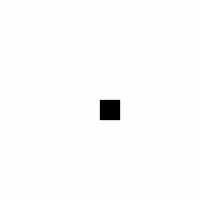
Frame 1 (no input)
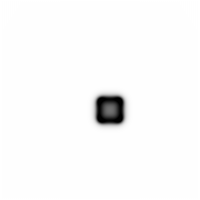
Frame 60 (no input)
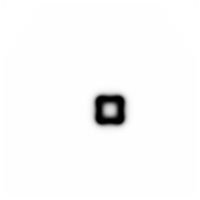
Frame 120 (the mouse pressed at the canvas centre since frame 60)

The p5.js sketch that drew these frames (run headless with seeded random() and noise() and a simulated clock; from frame 60 on, the mouse is pressed at the canvas centre):

// p5.js sketch
// ── sketch.js
/**
 * sketch.js
 *
 * p5.js 레퍼런스: http://p5js.org/reference
 * 웹기술 레퍼런스: http://developer.mozilla.org
 *
 * @author : https://github.com/Mosframe
 */


// -----------------------------------------------------------------
// 변수, 오브젝트 정의
// -----------------------------------------------------------------
var thisCanvas;
var widthSlider;
var heightSlider;

var grid;
var next;

var dA      = 1;
var dB      = 0.5;
var feed    = 0.055;
var k       = 0.062;

var changing = true;

// -----------------------------------------------------------------
// p5.js 함수들
// -----------------------------------------------------------------

function preload () {

    createElement('h1','Reaction Diffusion : 반응확산 알고리즘');
    createA('http://www.karlsims.com/rd.html','Reaction-Diffusion Tutorial');
    createDiv('기본 프레임워크 구현');
    createSpan('width:');
    widthSlider = createSlider(100,1000,200,10).changed( ()=>{
        createGrid();
    });
    createSpan('height:');
    heightSlider = createSlider(100,1000,200,10).changed( ()=>{
        createGrid();
    });

    createDiv('');
}

function setup () {

    createGrid();
}

function draw () {

    if( changing ) return;

    background(51);

    for( var x=1; x<width-1; ++x ) {
        for( var y=1; y<height-1; ++y ) {
            var a = grid[x][y].a;
            var b = grid[x][y].b;
            next[x][y].a = a
                         + (dA * laplaceA(x,y))
                         - (a * b * b)
                         + (feed * ( 1 - a ));
            next[x][y].b = b
                         + (dB * laplaceB(x,y))
                         + (a * b * b)
                         - ((k + feed) * b);

            next[x][y].a = constrain( next[x][y].a, 0, 1 );
            next[x][y].b = constrain( next[x][y].b, 0, 1 );
        }
    }

    loadPixels();
    for( var x=0; x<width; ++x ) {
        for( var y=0; y<height; ++y ) {
            var a = next[x][y].a;
            var b = next[x][y].b;
            var c = floor((a-b)*255);
            c = constrain(c,0,255);
            var pix = (x + y * width) * 4;
            pixels[pix + 0] = c;
            pixels[pix + 1] = c;
            pixels[pix + 2] = c;
            pixels[pix + 3] = 255;
        }
    }
    updatePixels();

    swap();
}

// -----------------------------------------------------------------
// 사용자 정의 함수들
// -----------------------------------------------------------------


function createGrid () {

    changing = true;

    // 캔버스 설정

    var width = widthSlider.value();
    var height = heightSlider.value();

    if( !thisCanvas ) {
        thisCanvas = createCanvas(width,height);
    } else {
        resizeCanvas(width,height);
    }

    pixelDensity(1);

    // 초기화

    grid = [];
    next = [];
    for( var x=0; x<width; ++x ) {
        grid[x] = [];
        next[x] = [];
        for( var y=0; y<height; ++y ) {
            grid[x][y] = { a:1, b:0 };
            next[x][y] = { a:1, b:0 };
        }
    }

    var dw = width/2;
    var dh = height/2;

    var iw = floor(width * 0.1);
    var ih = floor(height * 0.1);

    for( var i=dw; i<dw+iw; ++i ) {
        for( var j=dh; j<dh+ih; ++j ) {
            grid[i][j].b = 1;
        }
    }

    changing = false;
}

function swap () {

    var temp = grid;
    grid = next;
    next = temp;
}

function laplaceA (x,y) {
    var sumA = 0;
    sumA += grid[x+0][y+0].a * -1;
    sumA += grid[x-1][y+0].a * 0.2;
    sumA += grid[x+1][y+0].a * 0.2;
    sumA += grid[x+0][y+1].a * 0.2;
    sumA += grid[x+0][y-1].a * 0.2;
    sumA += grid[x-1][y-1].a * 0.05;
    sumA += grid[x+1][y-1].a * 0.05;
    sumA += grid[x+1][y+1].a * 0.05;
    sumA += grid[x-1][y+1].a * 0.05;
    return sumA;
}

function laplaceB (x,y) {
    var sumB = 0;
    sumB += grid[x+0][y+0].b * -1;
    sumB += grid[x-1][y+0].b * 0.2;
    sumB += grid[x+1][y+0].b * 0.2;
    sumB += grid[x+0][y+1].b * 0.2;
    sumB += grid[x+0][y-1].b * 0.2;
    sumB += grid[x-1][y-1].b * 0.05;
    sumB += grid[x+1][y-1].b * 0.05;
    sumB += grid[x+1][y+1].b * 0.05;
    sumB += grid[x-1][y+1].b * 0.05;
    return sumB;
}
